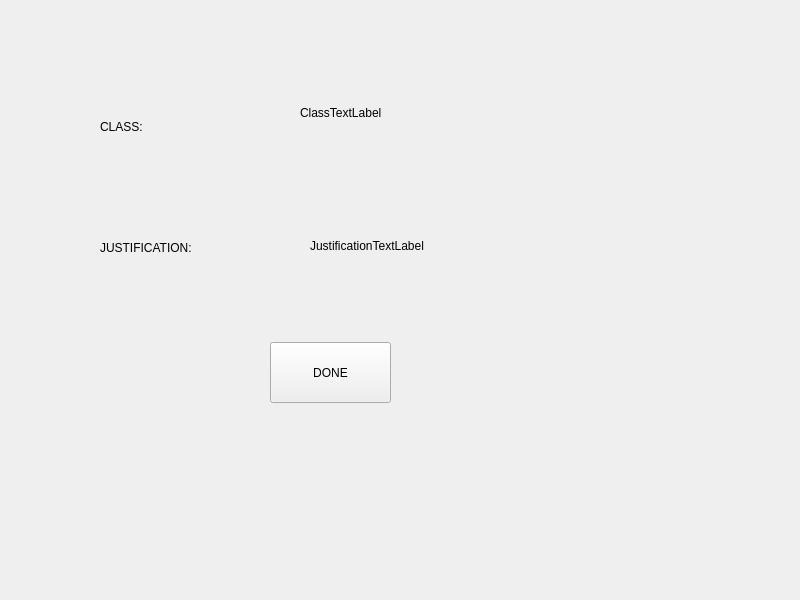
<?xml version="1.0" encoding="UTF-8"?>
<ui version="4.0">
 <class>MainWindow</class>
 <widget class="QMainWindow" name="MainWindow">
  <property name="geometry">
   <rect>
    <x>0</x>
    <y>0</y>
    <width>800</width>
    <height>600</height>
   </rect>
  </property>
  <property name="windowTitle">
   <string>MainWindow</string>
  </property>
  <widget class="QWidget" name="centralwidget">
   <widget class="QLabel" name="label">
    <property name="geometry">
     <rect>
      <x>100</x>
      <y>120</y>
      <width>46</width>
      <height>13</height>
     </rect>
    </property>
    <property name="text">
     <string>CLASS:</string>
    </property>
   </widget>
   <widget class="QLabel" name="label_2">
    <property name="geometry">
     <rect>
      <x>100</x>
      <y>240</y>
      <width>111</width>
      <height>16</height>
     </rect>
    </property>
    <property name="text">
     <string>JUSTIFICATION:</string>
    </property>
   </widget>
   <widget class="QLabel" name="clas">
    <property name="geometry">
     <rect>
      <x>300</x>
      <y>92</y>
      <width>111</width>
      <height>41</height>
     </rect>
    </property>
    <property name="text">
     <string>ClassTextLabel</string>
    </property>
   </widget>
   <widget class="QLabel" name="just">
    <property name="geometry">
     <rect>
      <x>310</x>
      <y>210</y>
      <width>201</width>
      <height>71</height>
     </rect>
    </property>
    <property name="text">
     <string>JustificationTextLabel</string>
    </property>
   </widget>
   <widget class="QPushButton" name="pushButton">
    <property name="geometry">
     <rect>
      <x>270</x>
      <y>342</y>
      <width>121</width>
      <height>61</height>
     </rect>
    </property>
    <property name="text">
     <string>DONE</string>
    </property>
   </widget>
  </widget>
 </widget>
 <resources/>
 <connections>
  <connection>
   <sender>pushButton</sender>
   <signal>clicked()</signal>
   <receiver>MainWindow</receiver>
   <slot>close()</slot>
   <hints>
    <hint type="sourcelabel">
     <x>369</x>
     <y>367</y>
    </hint>
    <hint type="destinationlabel">
     <x>457</x>
     <y>326</y>
    </hint>
   </hints>
  </connection>
 </connections>
</ui>
